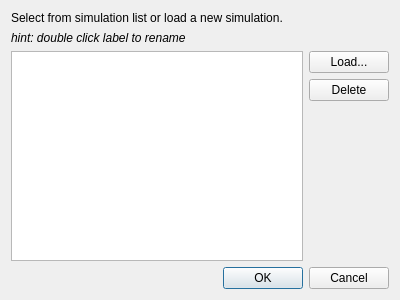
<?xml version="1.0" encoding="UTF-8"?>
<ui version="4.0">
 <class>SimulationSelectionDialog</class>
 <widget class="QDialog" name="SimulationSelectionDialog">
  <property name="geometry">
   <rect>
    <x>0</x>
    <y>0</y>
    <width>400</width>
    <height>300</height>
   </rect>
  </property>
  <property name="windowTitle">
   <string>Simulation Import</string>
  </property>
  <layout class="QVBoxLayout" name="verticalLayout_2">
   <item>
    <widget class="QLabel" name="label">
     <property name="text">
      <string>Select from simulation list or load a new simulation.</string>
     </property>
    </widget>
   </item>
   <item>
    <widget class="QLabel" name="label_2">
     <property name="font">
      <font>
       <italic>true</italic>
      </font>
     </property>
     <property name="text">
      <string>hint: double click label to rename</string>
     </property>
     <property name="textFormat">
      <enum>Qt::AutoText</enum>
     </property>
    </widget>
   </item>
   <item>
    <layout class="QHBoxLayout" name="horizontalLayout">
     <item>
      <widget class="QTableView" name="tableView">
       <property name="selectionBehavior">
        <enum>QAbstractItemView::SelectRows</enum>
       </property>
      </widget>
     </item>
     <item>
      <layout class="QVBoxLayout" name="verticalLayout">
       <item>
        <widget class="QPushButton" name="loadButton">
         <property name="text">
          <string>Load...</string>
         </property>
        </widget>
       </item>
       <item>
        <widget class="QPushButton" name="deleteButton">
         <property name="text">
          <string>Delete</string>
         </property>
        </widget>
       </item>
       <item>
        <spacer name="verticalSpacer">
         <property name="orientation">
          <enum>Qt::Vertical</enum>
         </property>
         <property name="sizeHint" stdset="0">
          <size>
           <width>20</width>
           <height>40</height>
          </size>
         </property>
        </spacer>
       </item>
      </layout>
     </item>
    </layout>
   </item>
   <item>
    <layout class="QHBoxLayout" name="horizontalLayout_2">
     <item>
      <widget class="QLabel" name="status">
       <property name="text">
        <string>&lt;Nothing Selected&gt;</string>
       </property>
      </widget>
     </item>
     <item>
      <widget class="QDialogButtonBox" name="buttonBox">
       <property name="orientation">
        <enum>Qt::Horizontal</enum>
       </property>
       <property name="standardButtons">
        <set>QDialogButtonBox::Cancel|QDialogButtonBox::Ok</set>
       </property>
      </widget>
     </item>
    </layout>
   </item>
  </layout>
 </widget>
 <resources/>
 <connections>
  <connection>
   <sender>buttonBox</sender>
   <signal>accepted()</signal>
   <receiver>SimulationSelectionDialog</receiver>
   <slot>accept()</slot>
   <hints>
    <hint type="sourcelabel">
     <x>248</x>
     <y>254</y>
    </hint>
    <hint type="destinationlabel">
     <x>157</x>
     <y>274</y>
    </hint>
   </hints>
  </connection>
  <connection>
   <sender>buttonBox</sender>
   <signal>rejected()</signal>
   <receiver>SimulationSelectionDialog</receiver>
   <slot>reject()</slot>
   <hints>
    <hint type="sourcelabel">
     <x>316</x>
     <y>260</y>
    </hint>
    <hint type="destinationlabel">
     <x>286</x>
     <y>274</y>
    </hint>
   </hints>
  </connection>
 </connections>
</ui>
